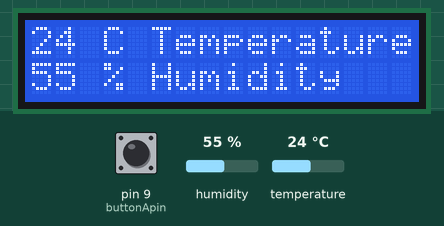
The sketch below on a simulated Arduino Uno, built with avr-gcc and run on an emulated ATmega328P. Shown: 16×2 character LCD. The inputs (shaded band) are chosen by the test bench; at power-on: humidity 55 %, temperature 24 °C, pin 9 (buttonApin) HIGH.

Above: at 3.7 s.
3.8 s: humidity set to 22 %
At 9.5 s:
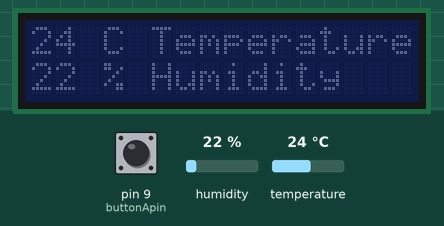
9.8 s: temperature set to 12 °C
At 13.1 s:
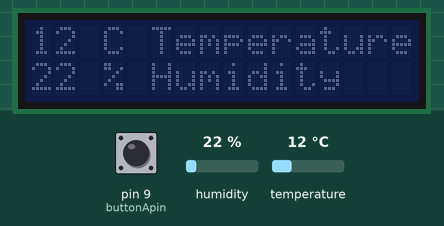
14.0 s: pin 9 (buttonApin) pulled LOW for 0.15 s
At 15.5 s:
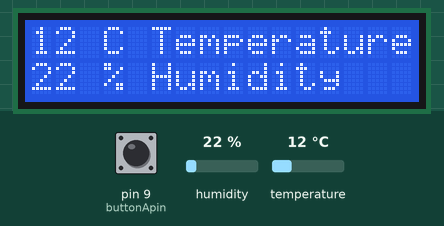
20.7 s: humidity set to 40 %
At 22.7 s:
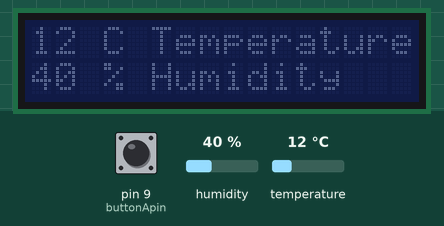
23.4 s: pin 9 (buttonApin) pulled LOW for 1 s
At 24.0 s:
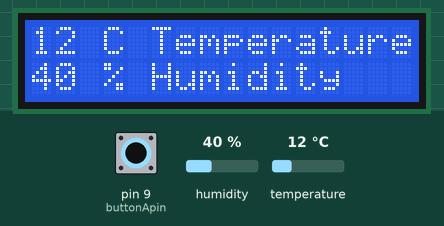
31.0 s: pin 9 (buttonApin) pulled LOW for 3.2 s
Timing chart, 0 to 34.0 s (numbered marks = the images above; inputs shaded):
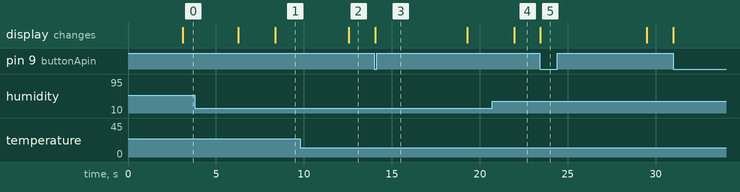

Measured:
- after the input at 3.8 s, the display: first changes after 2.5 s (image 1 shows a later state)
- after the input at 9.8 s, the display: changes after 2.7 s (image 2)
- after the input at 14.0 s, the display: changes after 0.05 s (image 3)
- after the input at 20.7 s, the display: changes after 1.2 s (image 4)
- after the input at 23.4 s, the display: changes after 0.05 s (image 5)

The sketch:

dh11HumDisplnano.ino
```cpp
#include <SimpleDHT.h>
#include <Wire.h>
#include <LiquidCrystal_I2C.h>

LiquidCrystal_I2C lcd(0x27, 16, 2); // set the LCD address to 0x27 for a 16 chars and 2 line display

// codice che ho preso dal tutorial lavfin
// che utilizza la libreria simpledgt11. La quale ho installato unsando "Manage Libraries"
// Nel tutorial non sono sicuro che i fili corrispondano al sensore del mio kit.
// Però dopo aver provato, il collegamento come nel file pdf sembra corretto. Mentre l'indicazione sul circuito no.
// 1 - GND
// 2 - Vcc
// 3 - Data

// for DHT11,
//      VCC: 5V or 3V
//      GND: GND
//      DATA: 2
const int pinDHT11 = 2;
const int buttonApin = 9;
SimpleDHT11 dht11;

String g_strLine1;
String g_strLine2;
char buff1[32];
char buff2[32];
int g_prevTemp = 0;
int g_prevHum = 0;
int g_lightloop = 0;
int g_readLoop = 0;
bool g_wasAfterReset = true;
const int g_defDelay = 100;
const int sec_with_light = 5;
const int sec_between_read = 3;
const int turnOffLoop = sec_with_light * 1000 / g_defDelay;
const int readLoop = sec_between_read * 1000 / g_defDelay;

//#define DEBUG

void setup()
{
  lcd.init();

  pinMode(buttonApin, INPUT_PULLUP);

#ifdef DEBUG
  Serial.begin(9600);
#endif
}

void loop()
{
  int currTemp = g_prevTemp;
  int currHumidity = g_prevHum;

  if (g_readLoop >= readLoop)
  {
    g_readLoop = 0;
    if (!readDh11Sensor(currTemp, currHumidity))
    {
#ifdef DEBUG
      Serial.print("Read DHT11 failed\n");
#endif
      delay(g_defDelay);
      g_readLoop++;
      return;
    }
  }
  else
  {
    g_readLoop++;
  }

  if (g_prevTemp != currTemp || g_prevHum != currHumidity)
  {
#ifdef DEBUG
    Serial.println("Tmperature or humidiy has been changed");
#endif
    snprintf(buff1, sizeof(buff1), "%d C Temperature", currTemp);
    g_strLine1 = buff1;
    snprintf(buff2, sizeof(buff2), "%d %% Humidity", currHumidity);
    g_strLine2 = buff2;

    if (g_wasAfterReset)
    {
      turnONDisplay();
      g_wasAfterReset = false;
    }

    lcd.setCursor(0, 0);
    lcd.print(g_strLine1);
    lcd.setCursor(0, 1);
    lcd.print(g_strLine2);
    g_prevTemp = currTemp;
    g_prevHum = currHumidity;
  }
  else
  {
    if (g_lightloop == turnOffLoop)
    {
      turnOFFDisplay();
    }
    else if (g_lightloop < turnOffLoop)
    {
      g_lightloop++;
    }

    if (digitalRead(buttonApin) == LOW)
    {
#ifdef DEBUG
      Serial.println("Button pressed");
#endif
      turnONDisplay();
    }
  }

  // DHT11 sampling rate is 1HZ.
  delay(g_defDelay);
}

void turnONDisplay()
{
  lcd.backlight();
  g_lightloop = 0;
#ifdef DEBUG
  Serial.println("Turn on light");
#endif
}

void turnOFFDisplay()
{
  lcd.noBacklight();
  g_lightloop++;
#ifdef DEBUG
  Serial.print(g_lightloop);
  Serial.print(" turnOffLoop ");
  Serial.print(turnOffLoop);
  Serial.println("Turn off display");
#endif
}

bool readDh11Sensor(int &currTemp, int &currHumidity)
{
#ifdef DEBUG
  Serial.println("=================================");
  Serial.println("Sample DHT11...");
#endif
  // read with raw sample data.
  byte temperature = 0;
  byte humidity = 0;
  byte data[40] = {0};
  if (dht11.read(pinDHT11, &temperature, &humidity, data))
  {
    return false;
  }
  currTemp = (int)temperature;
  currHumidity = (int)humidity;

#ifdef DEBUG
  Serial.print("Read OK, Sample RAW Bits: ");
  for (int i = 0; i < 40; i++)
  {
    Serial.print((int)data[i]);
    if (i > 0 && ((i + 1) % 4) == 0)
    {
      Serial.print(' ');
    }
  }
  Serial.println("");
  Serial.print("Sample OK: ");
  Serial.print(currTemp);
  Serial.print(" *C, ");
  Serial.print(currHumidity);
  Serial.println(" %");
#endif
  return true;
}
```
